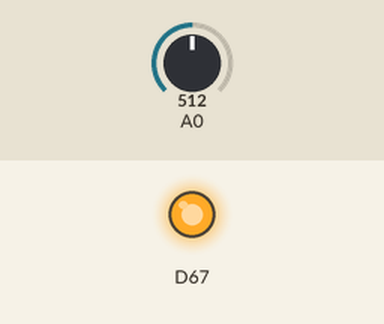
The sketch below on a simulated Arduino Due. Shown: output pins drawn as LEDs (lit = HIGH). The inputs (shaded band) are chosen by the test bench; at power-on: A0 = 512.

Above: at 1.2 s.
1.3 s: A0 set to 122
At 1.9 s:
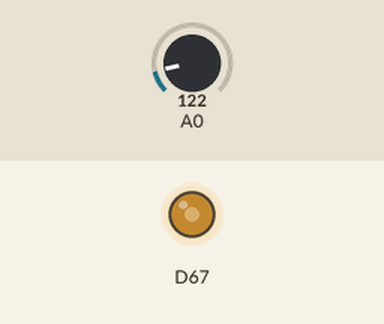
2.8 s: A0 set to 0
At 4.0 s:
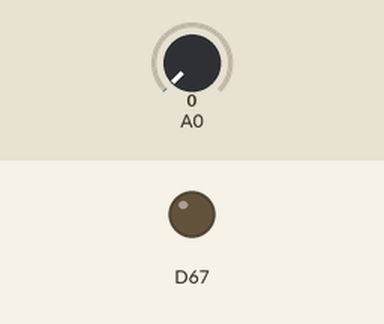
4.3 s: A0 set to 306
At 5.4 s:
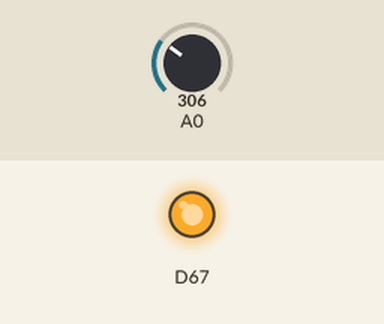
Timing chart, 0 to 7.3 s (numbered marks = the images above; inputs shaded):
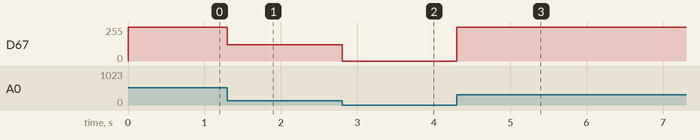

Measured:
- after the input at 1.3 s, D67: 255/255 → 122/255 at once
- after the input at 2.8 s, D67: 122/255 → 0/255 at once
- after the input at 4.3 s, D67: 0/255 → 255/255 at once

The sketch:

overClock_1.ino
```cpp
int val;
void setup()
{

}
void loop()
{
  val = analogRead(A0);
  analogWrite(DAC1, val);
}
```
